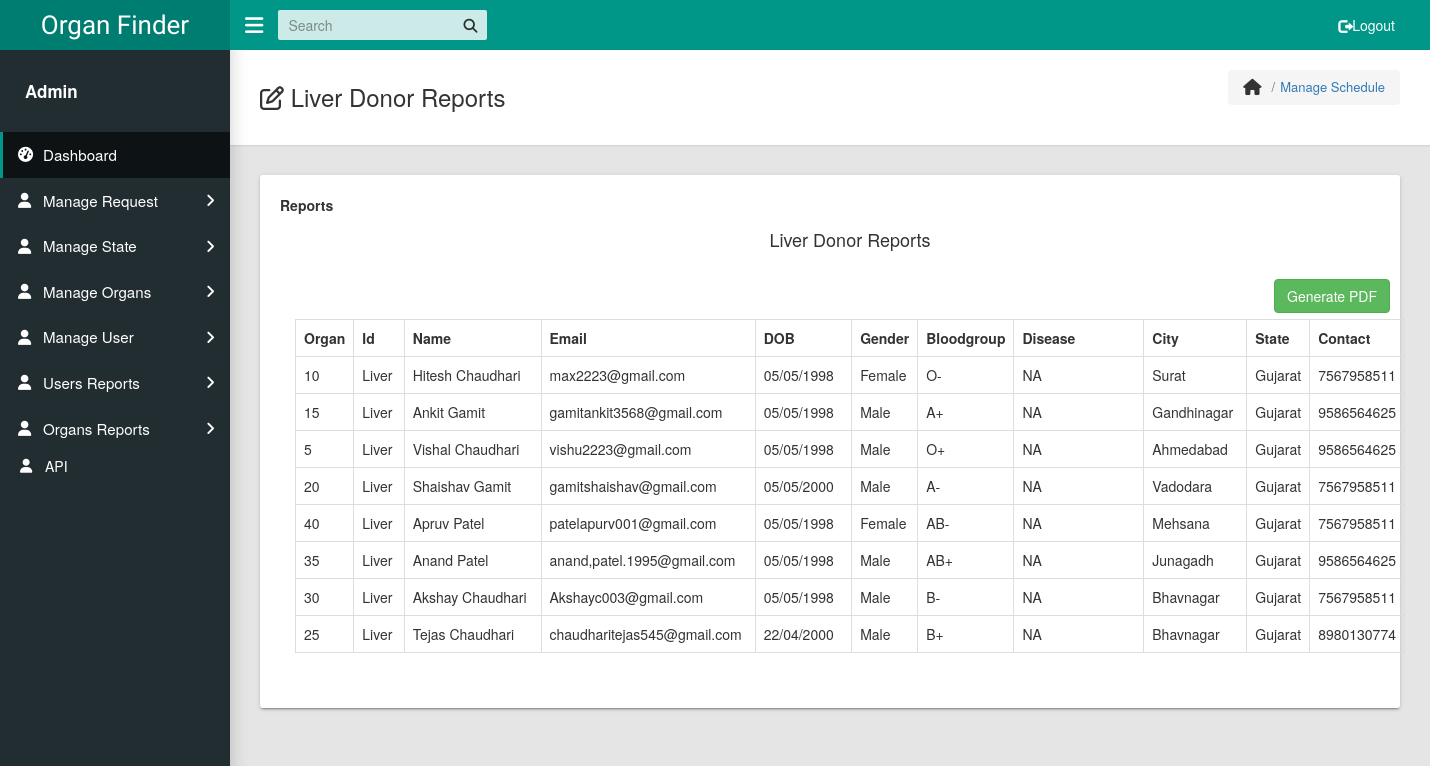
Screenshot of /reports/LiverDonorReport.php with the database file from the repository.
### tables this page shows
CREATE TABLE `donorreg` (
  `id` int(11) NOT NULL,
  `d_name` varchar(50) NOT NULL,
  `d_email` varchar(50) NOT NULL,
  `d_pass` varchar(50) NOT NULL,
  `d_dob` varchar(50) NOT NULL,
  `d_gender` varchar(50) NOT NULL,
  `d_bloodgroup` varchar(50) NOT NULL,
  `d_disease` varchar(100) NOT NULL,
  `d_state` varchar(100) NOT NULL,
  `d_category` varchar(150) NOT NULL,
  `d_city` varchar(100) NOT NULL,
  `d_contact` varchar(100) NOT NULL
);

### reports/LiverDonorReport.php (the view, shortened to what this page needs)
<?php
 function fetch_data()
 {
      $output = '';
    include "../config.php";
    $sql = "SELECT * FROM donorreg Where d_category='Liver' ";
      $result = mysqli_query($conn, $sql);
      while($row = mysqli_fetch_array($result))
      {
      $output .= '<tr>
                          <td>'.$row["id"].'</td>
                          <td>'.$row["d_category"].'</td>
                          <td>'.$row["d_name"].'</td>
                          <td>'.$row["d_email"].'</td>
                          <td>'.$row["d_dob"].'</td>
                          <td>'.$row["d_gender"].'</td>
                          <td>'.$row["d_bloodgroup"].'</td>
                          <td>'.$row["d_disease"].'</td>
                          <td>'.$row["d_city"].'</td>
                          <td>'.$row["d_state"].'</td>
                          <td>'.$row["d_contact"].'</td>
                     </tr>
                          ';
      }
      return $output;
 }
 ?>
<!DOCTYPE html>
<html lang="en">
<head>
    <link rel="stylesheet" type="text/css" href="../css/main.css">
	<link rel="stylesheet" href="https://maxcdn.bootstrapcdn.com/bootstrap/3.4.0/css/bootstrap.min.css">
    <link rel="stylesheet" type="text/css" href="../../../maxcdn.bootstrapcdn.com/font-awesome/4.7.0/css/font-awesome.min.css">
  </head>
  <body class="app sidebar-mini rtl">
    <header class="app-header"><a class="app-header__logo" href="../dashboard.php">Organ Finder</a>
      <a class="app-sidebar__toggle" href="#" data-toggle="sidebar" aria-label="Hide Sidebar"></a>
      <ul class="app-nav">
        <li class="app-search">
          <input class="app-search__input" type="search" placeholder="Search">
          <button class="app-search__button"><i class="fa fa-search"></i></button>
        </li>
    			<li class="app-nav">
				<a class="treeview-item" href="logout.php"><i class="glyphicon glyphicon-log-out"></i> Logout</a>
				</li>
    </header>
    <aside class="app-sidebar">
      <div class="app-sidebar__user"><img class="app-sidebar__user-avatar" src="admin.png" alt="">
        <div>
          <p class="app-sidebar__user-name"><b>Admin</b></p>
        </div>
      </div>
      <ul class="app-menu">
        <li><a class="app-menu__item active" href="../dashboard.php"><i class="app-menu__icon fa fa-dashboard"></i><span class="app-menu__label">Dashboard</span></a></li>
	<li class="treeview"><a class="app-menu__item" href="#" data-toggle="treeview"><i class="app-menu__icon fa fa-user">
      </i><span class="app-menu__label">Manage Request</span><i class="treeview-indicator fa fa-angle-right"></i></a>
        </li>
        <li class="treeview"><a class="app-menu__item" href="#" data-toggle="treeview"><i class="app-menu__icon fa fa-user"></i><span class="app-menu__label">Manage State</span><i class="treeview-indicator fa fa-angle-right"></i></a>
        </li>
       <li class="treeview"><a class="app-menu__item" href="#" data-toggle="treeview"><i class="app-menu__icon fa fa-user"></i><span class="app-menu__label">Manage Organs</span><i class="treeview-indicator fa fa-angle-right"></i></a>
        </li>
        <li class="treeview"><a class="app-menu__item" href="#" data-toggle="treeview"><i class="app-menu__icon fa fa-user"></i><span class="app-menu__label">Manage User</span><i class="treeview-indicator fa fa-angle-right"></i></a>
        </li>
		<li class="treeview"><a class="app-menu__item" href="#" data-toggle="treeview"><i class="app-menu__icon fa fa-user"></i><span class="app-menu__label"> Users Reports</span><i class="treeview-indicator fa fa-angle-right"></i></a>
		  </li>
		  <li class="treeview"><a class="app-menu__item" href="#" data-toggle="treeview"><i class="app-menu__icon fa fa-user"></i>
		<span class="app-menu__label">Organs Reports</span><i class="treeview-indicator fa fa-angle-right"></i></a>
		  </li>
				  <li><a class="treeview-item" href="../api.php"><i class="app-menu__icon fa fa-user"></i> API</a></li>
      </ul>
    </aside>
   <main class="app-content">
      <div class="app-title">
        <div>
          <h1><i class="fa fa-edit"></i> Liver Donor Reports</h1>
        </div>
        <ul class="app-breadcrumb breadcrumb">
          <li class="breadcrumb-item"><i class="fa fa-home fa-lg"></i></li>
          <li class="breadcrumb-item"><a href="#">Manage Schedule</a></li>
        </ul>
      </div>
      <div class="row">
        <div class="col-md-12">
          <div class="tile">
            <div class="row">
              <div class="col-lg-6">
                  <div class="form-group">
                  <label for="exampleSelect1">Reports</label>
            			<div class="container">
                 <h4 align="center">Liver Donor Reports</h4><br />
                 <div class="table-responsive">
                    <div class="col-md-12" align="right">
                     <form method="post">
                          <input type="submit" name="generate_pdf" class="btn btn-success" value="Generate PDF" />
                     </form>
                     </div>
                     <br/>
                     <br/>
                     <table class="table table-bordered">
                          <tr>
                               <th width="5%">Organ</th>
                               <th width="5%">Id</th>
                               <th width="20%">Name</th>
                               <th width="20%">Email</th>
                               <th width="10%">DOB</th>
                               <th width="5%">Gender</th>
                               <th width="5%">Bloodgroup</th>
                               <th width="20%">Disease</th>
                               <th width="10%">City</th>
                               <th width="10%">State</th>
                               <th width="15%">Contact</th>
                          </tr>
                     <?php
                     echo fetch_data();
                     ?>
                     </table>
                  	</div>
                  </div>
                </div>
            </div>
          </div>
        </div>
      </div>
    </main>
	</body>
</html>

### rows the page displays
donorreg: id "10", d_category "Liver", d_name "Hitesh Chaudhari", d_email "max2223@gmail.com", d_dob "05/05/1998", d_gender "Female", d_bloodgroup "O-", d_disease "NA", d_city "Surat", d_state "Gujarat", d_contact "7567958511"
donorreg: id "15", d_category "Liver", d_name "Ankit Gamit", d_email "gamitankit3568@gmail.com", d_dob "05/05/1998", d_gender "Male", d_bloodgroup "A+", d_disease "NA", d_city "Gandhinagar", d_state "Gujarat", d_contact "9586564625"
donorreg: id "5", d_category "Liver", d_name "Vishal Chaudhari", d_email "vishu2223@gmail.com", d_dob "05/05/1998", d_gender "Male", d_bloodgroup "O+", d_disease "NA", d_city "Ahmedabad", d_state "Gujarat", d_contact "9586564625"
donorreg: id "20", d_category "Liver", d_name "Shaishav Gamit", d_email "gamitshaishav@gmail.com", d_dob "05/05/2000", d_gender "Male", d_bloodgroup "A-", d_disease "NA", d_city "Vadodara", d_state "Gujarat", d_contact "7567958511"
donorreg: id "40", d_category "Liver", d_name "Apruv Patel", d_email "patelapurv001@gmail.com", d_dob "05/05/1998", d_gender "Female", d_bloodgroup "AB-", d_disease "NA", d_city "Mehsana", d_state "Gujarat", d_contact "7567958511"
donorreg: id "35", d_category "Liver", d_name "Anand Patel", d_email "anand,patel.1995@gmail.com", d_dob "05/05/1998", d_gender "Male", d_bloodgroup "AB+", d_disease "NA", d_city "Junagadh", d_state "Gujarat", d_contact "9586564625"
donorreg: id "30", d_category "Liver", d_name "Akshay Chaudhari", d_email "Akshayc003@gmail.com", d_dob "05/05/1998", d_gender "Male", d_bloodgroup "B-", d_disease "NA", d_city "Bhavnagar", d_state "Gujarat", d_contact "7567958511"
donorreg: id "25", d_category "Liver", d_name "Tejas Chaudhari", d_email "chaudharitejas545@gmail.com", d_dob "22/04/2000", d_gender "Male", d_bloodgroup "B+", d_disease "NA", d_city "Bhavnagar", d_state "Gujarat", d_contact "8980130774"
